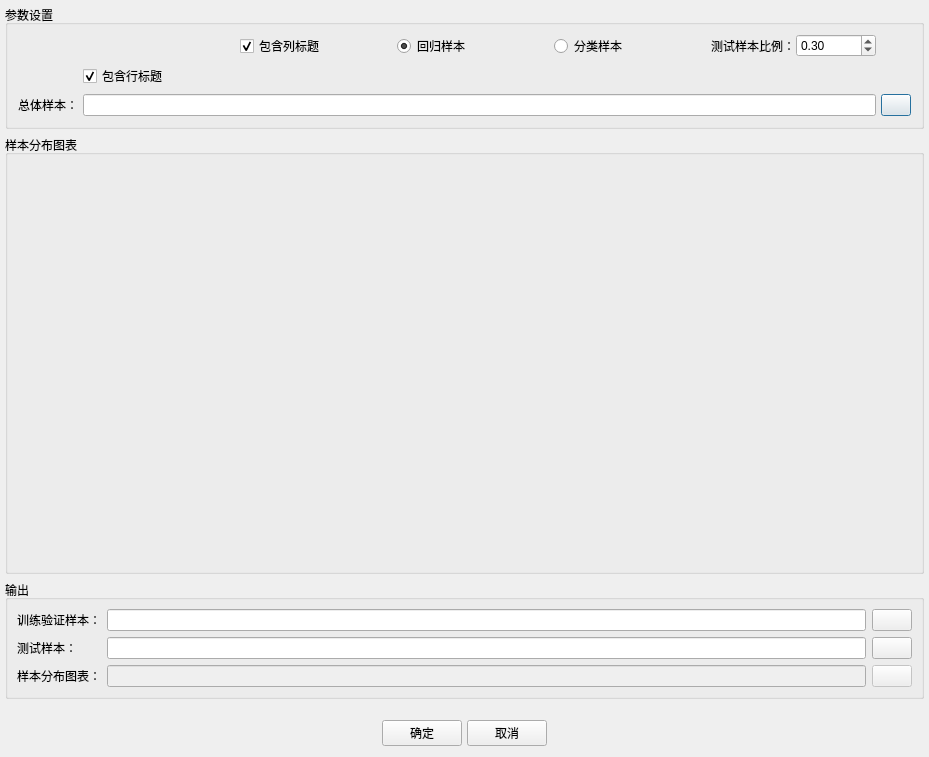
<?xml version="1.0" encoding="UTF-8"?>
<ui version="4.0">
 <class>SampleMakerDialog</class>
 <widget class="QDialog" name="SampleMakerDialog">
  <property name="geometry">
   <rect>
    <x>0</x>
    <y>0</y>
    <width>929</width>
    <height>757</height>
   </rect>
  </property>
  <property name="windowTitle">
   <string>创建样本</string>
  </property>
  <layout class="QVBoxLayout" name="verticalLayout" stretch="0,3,0,0">
   <property name="leftMargin">
    <number>5</number>
   </property>
   <property name="topMargin">
    <number>5</number>
   </property>
   <property name="rightMargin">
    <number>5</number>
   </property>
   <item>
    <widget class="QGroupBox" name="parametersSettingGroupBox">
     <property name="title">
      <string>参数设置</string>
     </property>
     <layout class="QGridLayout" name="parametersSettingGridLayout" columnstretch="0,0,0,0,0,0,0,0">
      <property name="leftMargin">
       <number>10</number>
      </property>
      <property name="rightMargin">
       <number>10</number>
      </property>
      <property name="bottomMargin">
       <number>10</number>
      </property>
      <property name="horizontalSpacing">
       <number>5</number>
      </property>
      <item row="3" column="1" colspan="6">
       <widget class="QLineEdit" name="selectAllSampleLineEdit"/>
      </item>
      <item row="0" column="3">
       <widget class="QRadioButton" name="isRegressorSamplesRadioButton">
        <property name="text">
         <string>回归样本</string>
        </property>
        <property name="checked">
         <bool>true</bool>
        </property>
       </widget>
      </item>
      <item row="0" column="4">
       <widget class="QRadioButton" name="isClassifierSamplesRadioButton">
        <property name="text">
         <string>分类样本</string>
        </property>
       </widget>
      </item>
      <item row="0" column="2">
       <widget class="QCheckBox" name="isIncludeColTitleCheckBox">
        <property name="text">
         <string>包含列标题</string>
        </property>
        <property name="checked">
         <bool>true</bool>
        </property>
       </widget>
      </item>
      <item row="0" column="6">
       <widget class="QDoubleSpinBox" name="testSampleSizeDoubleSpinBox">
        <property name="maximumSize">
         <size>
          <width>80</width>
          <height>16777215</height>
         </size>
        </property>
        <property name="value">
         <double>0.300000000000000</double>
        </property>
       </widget>
      </item>
      <item row="0" column="5">
       <widget class="QLabel" name="testSampleSizeLabel">
        <property name="maximumSize">
         <size>
          <width>80</width>
          <height>16777215</height>
         </size>
        </property>
        <property name="text">
         <string>测试样本比例：</string>
        </property>
       </widget>
      </item>
      <item row="3" column="0">
       <widget class="QLabel" name="selectAllSampleLabel">
        <property name="maximumSize">
         <size>
          <width>60</width>
          <height>16777215</height>
         </size>
        </property>
        <property name="text">
         <string>总体样本：</string>
        </property>
       </widget>
      </item>
      <item row="3" column="7">
       <widget class="QPushButton" name="selectAllSamplePushButton">
        <property name="maximumSize">
         <size>
          <width>30</width>
          <height>16777215</height>
         </size>
        </property>
        <property name="text">
         <string/>
        </property>
       </widget>
      </item>
      <item row="1" column="1">
       <widget class="QCheckBox" name="isIncludeRowTitleCheckBox">
        <property name="text">
         <string>包含行标题</string>
        </property>
        <property name="checked">
         <bool>true</bool>
        </property>
       </widget>
      </item>
     </layout>
    </widget>
   </item>
   <item>
    <widget class="QGroupBox" name="sampleDistributionGroupBox">
     <property name="title">
      <string>样本分布图表</string>
     </property>
     <layout class="QHBoxLayout" name="sampleDistributionHorizontalLayout">
      <property name="spacing">
       <number>5</number>
      </property>
      <property name="leftMargin">
       <number>0</number>
      </property>
      <property name="topMargin">
       <number>5</number>
      </property>
      <property name="rightMargin">
       <number>0</number>
      </property>
      <property name="bottomMargin">
       <number>5</number>
      </property>
      <item>
       <layout class="QGridLayout" name="sampleDistributionChartGridLayout"/>
      </item>
     </layout>
    </widget>
   </item>
   <item>
    <widget class="QGroupBox" name="outputGroupBox">
     <property name="title">
      <string>输出</string>
     </property>
     <layout class="QGridLayout" name="outputGridLayout">
      <item row="0" column="2">
       <widget class="QPushButton" name="saveTrainingCVSamplePushButton">
        <property name="text">
         <string/>
        </property>
       </widget>
      </item>
      <item row="1" column="1">
       <widget class="QLineEdit" name="saveTestSampleLineEdit"/>
      </item>
      <item row="1" column="2">
       <widget class="QPushButton" name="saveTestSamplePushButton">
        <property name="text">
         <string/>
        </property>
       </widget>
      </item>
      <item row="2" column="1">
       <widget class="QLineEdit" name="saveSampleDistributionChartLineEdit">
        <property name="enabled">
         <bool>false</bool>
        </property>
       </widget>
      </item>
      <item row="2" column="2">
       <widget class="QPushButton" name="saveSampleDistributionChartPushButton">
        <property name="enabled">
         <bool>false</bool>
        </property>
        <property name="text">
         <string/>
        </property>
       </widget>
      </item>
      <item row="0" column="1">
       <widget class="QLineEdit" name="saveTrainingCVSampleLineEdit"/>
      </item>
      <item row="0" column="0">
       <widget class="QLabel" name="saveTrainingCVSampleLabel">
        <property name="text">
         <string>训练验证样本：</string>
        </property>
       </widget>
      </item>
      <item row="1" column="0">
       <widget class="QLabel" name="saveTestSampleLabel">
        <property name="text">
         <string>测试样本：</string>
        </property>
       </widget>
      </item>
      <item row="2" column="0">
       <widget class="QLabel" name="saveSampleDistributionChartLabel">
        <property name="text">
         <string>样本分布图表：</string>
        </property>
       </widget>
      </item>
     </layout>
    </widget>
   </item>
   <item>
    <layout class="QHBoxLayout" name="okCancelButtonHorizontalLayout" stretch="0,0,0,0">
     <property name="spacing">
      <number>5</number>
     </property>
     <property name="topMargin">
      <number>15</number>
     </property>
     <item>
      <spacer name="horizontalSpacer">
       <property name="orientation">
        <enum>Qt::Horizontal</enum>
       </property>
       <property name="sizeHint" stdset="0">
        <size>
         <width>40</width>
         <height>20</height>
        </size>
       </property>
      </spacer>
     </item>
     <item>
      <widget class="QPushButton" name="okPushButton">
       <property name="text">
        <string>确定</string>
       </property>
      </widget>
     </item>
     <item>
      <widget class="QPushButton" name="cancelPushButton">
       <property name="text">
        <string>取消</string>
       </property>
      </widget>
     </item>
     <item>
      <spacer name="horizontalSpacer_2">
       <property name="orientation">
        <enum>Qt::Horizontal</enum>
       </property>
       <property name="sizeHint" stdset="0">
        <size>
         <width>40</width>
         <height>20</height>
        </size>
       </property>
      </spacer>
     </item>
    </layout>
   </item>
  </layout>
 </widget>
 <resources/>
 <connections/>
</ui>
